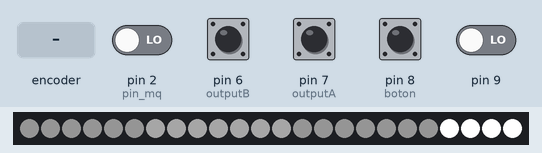
Bench run of a sketch on a simulated Arduino Uno, built with avr-gcc and run on an emulated ATmega328P. Shown: 24 RGB LEDs in strip order, left to right. Inputs (shaded band) come from the test bench; at power-on: pin 6 (outputB), pin 7 (outputA), pin 8 (boton) HIGH, pin 2 (pin_mq), pin 9 LOW. Random numbers use the default seed unless the sketch sets one; the audio player accepts every command and is not drawn.

Above: at 2.28 s.
2.3 s: pin 8 (boton) pulled LOW for 3.2 s
At 3.3 s:
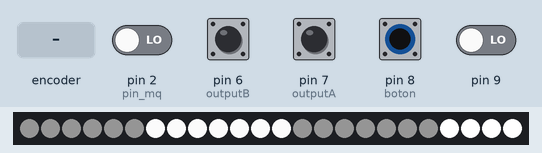
6.1 s: pin 8 (boton) pulled LOW for 1 s
7.7 s: pin 9 driven HIGH
At 8.4 s:
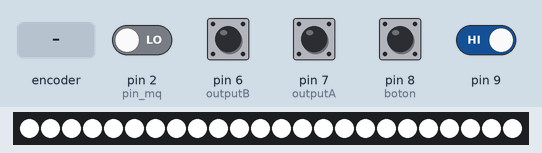
9.2 s: rotary encoder on pin 7 (outputA) / pin 6 (outputB) turned 3 steps (first pin leading)
12.8 s: rotary encoder on pin 7 (outputA) / pin 6 (outputB) turned 3 steps (first pin leading)
Timing chart, 0 to 15.8 s (numbered marks = the images above; inputs shaded):
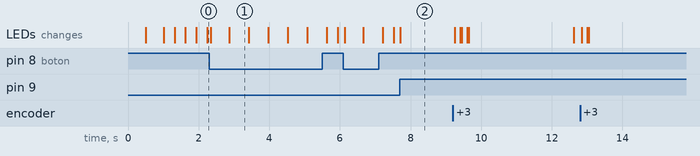

The sketch:

Viaje_Tiempo.ino
```cpp
#define outputA 7
#define outputB 6
#define boton 8

#include "SoftwareSerial.h"
#include "DFRobotDFPlayerMini.h"

SoftwareSerial reproductor(4, 5); // RX, TX
DFRobotDFPlayerMini myDFPlayer;

int seleccion = 0;
int aState;
int aLastState;
int pin_mq = 2;
int j = 255;

bool hablando = false;
bool temporizador = false;
int tiempo =0;
long frase;

bool viajetiempo =false;
long temporizadorviaje;
int temporizadorviaje2 = 0;
long fraseviaje;


#include <Adafruit_NeoPixel.h>
#ifdef __AVR__
 #include <avr/power.h>
#endif
#define PIN        3
#define NUMPIXELS 24


Adafruit_NeoPixel pixels(NUMPIXELS, PIN, NEO_GRB + NEO_KHZ800);


void setup() {
 delay(500);
       pinMode (outputA,INPUT);
       pinMode (outputB,INPUT);
       pinMode (boton, INPUT_PULLUP);
       pinMode(pin_mq,INPUT);
     Serial.begin(9600);
       aLastState = digitalRead(outputA);

        pixels.begin(); // INITIALIZE NeoPixel strip object (REQUIRED)
        pixels.setBrightness(j);

        reproductor.begin(9600);


 if (!myDFPlayer.begin(reproductor)) {  //Use softwareSerial to communicate with mp3.

    while(true){

    }
  }
  myDFPlayer.volume(100);

}

void loop() {


    frase = random(10, 36);
    fraseviaje = random(2, 6);

//--USO DEL POTENCIÓMETRO
    aState = digitalRead(outputA);
    if (aState != aLastState)
     {
        if (digitalRead(outputB) != aState){
            seleccion +=1;
            temporizador=true;
        }else{
            seleccion -=1;
            temporizador=true;
     }
     }
    aLastState = aState;

//-------------------------

if(viajetiempo==false){
   pixels.setPixelColor(20, pixels.Color(255, 255, 255));
    pixels.setPixelColor(21, pixels.Color(255, 255, 255));
     pixels.setPixelColor(22, pixels.Color(255, 255, 255));
    pixels.setPixelColor(23, pixels.Color(255, 255, 255));
if (hablando==false){
  estatico();
}
if (hablando == true){
  habla();
}
}

if(seleccion<0){
  seleccion=0;
}
if(seleccion>10){
 seleccion=10;
}
if(temporizador==true){
  tiempo++;
}
if(tiempo>2000){
  tiempo=0;
  temporizador=false;
}


int estado = digitalRead(boton);
boolean play_state = digitalRead(9);

//--SELECTOR DE FUNCIONES
if(tiempo>1 && tiempo<2000){
  if(seleccion == 0){ //--BENDER HABLA
   pixels.setPixelColor(12, pixels.Color(196, 4, 195));
}
 if(seleccion == 2){ //--VIAJE EN EL TIEMPO
   pixels.setPixelColor(11, pixels.Color(6, 102, 155));
}
 if(seleccion == 4){
   pixels.setPixelColor(10, pixels.Color(3, 255, 102));
}
 if(seleccion == 6){
   pixels.setPixelColor(9, pixels.Color(253, 255, 3));
}
 if(seleccion == 8){
   pixels.setPixelColor(8, pixels.Color(255, 144, 13));
}
 if(seleccion == 10){
   pixels.setPixelColor(7, pixels.Color(255, 16, 16));
}
}

if (estado==LOW){
  if(seleccion==0){ //SI SELECCIONAMOS EL HABLA
  myDFPlayer.play(frase);
  delay(500);
  }

  if(seleccion==2){ //SI SELECCIONAMOS EL VIAJE EN EL TIEMPO
  myDFPlayer.play(1);
  delay(3000);
  viaje_tiempo();
  viajetiempo=true;
  }

}
//-------------------

if(play_state ==  HIGH ){
  hablando=false;
}else{
  if(seleccion == 0){
  hablando=true;
  }
}


//--VIAJES EN EL TIEMPO
if( temporizadorviaje2 >= temporizadorviaje){
  viajetiempo=false;
  temporizadorviaje2=0;
}
if(viajetiempo==true){
  temporizadorviaje2 += temporizadorviaje/20;
}

//--------------------

//--ALCOHOLÍMETRO-----
 boolean mq_estado = digitalRead(pin_mq);
 if (mq_estado){ //si no detecta alcohol

  }
  else { //si detecta alcohol

  }
//--------------------

  pixels.show();   // Send the updated pixel colors to the hardware.
}


void habla(){

tiempo=0;

uint16_t i;

  for (i = 0; i < 6; i++) { //linea arriba
       pixels.show();
    pixels.setPixelColor(i, 20, 20, 20);
  }
  for (i = 6; i < 13; i++) { //linea media
       pixels.show();
    pixels.setPixelColor(i, j, j, j);
  }
   for (i = 13; i < 20; i++) { //linea abajo
       pixels.show();
    pixels.setPixelColor(i, 20, 20, 20);
  }

  if(j>0){j+=50;}   if(j>256){j=40;}

   temporizador=false;

}

void estatico (){

    pixels.setPixelColor(0, pixels.Color(255, 255, 255));
    pixels.setPixelColor(1, pixels.Color(255, 255, 255));
    pixels.setPixelColor(2, pixels.Color(255, 255, 255));
    pixels.setPixelColor(3, pixels.Color(255, 255, 255));
    pixels.setPixelColor(4, pixels.Color(255, 255, 255));
    pixels.setPixelColor(5, pixels.Color(255, 255, 255));
    pixels.setPixelColor(6, pixels.Color(255, 255, 255));
    pixels.setPixelColor(7, pixels.Color(255, 255, 255));
    pixels.setPixelColor(8, pixels.Color(255, 255, 255));
    pixels.setPixelColor(9, pixels.Color(255, 255, 255));
    pixels.setPixelColor(10, pixels.Color(255, 255, 255));
    pixels.setPixelColor(11, pixels.Color(255, 255, 255));
    pixels.setPixelColor(12, pixels.Color(255, 255, 255));
    pixels.setPixelColor(13, pixels.Color(255, 255, 255));
    pixels.setPixelColor(14, pixels.Color(255, 255, 255));
    pixels.setPixelColor(15, pixels.Color(255, 255, 255));
    pixels.setPixelColor(16, pixels.Color(255, 255, 255));
    pixels.setPixelColor(17, pixels.Color(255, 255, 255));
    pixels.setPixelColor(18, pixels.Color(255, 255, 255));
    pixels.setPixelColor(19, pixels.Color(255, 255, 255));

}

void viaje_tiempo(){


tiempo = 0;
 pixels.clear();
temporizador=false;

temporizadorviaje = random (20000,30000);


 for(int i=0; i<22; i++) { // For each pixel...
    pixels.setPixelColor(i, pixels.Color(3, 255, 102));
    pixels.show();   // Send the updated pixel colors to the hardware.
    delay(temporizadorviaje/20); // Pause before next pass through loop
  }

  myDFPlayer.play(fraseviaje);
  delay(3000);

}
```

Measured:
- what the display in image 1 shows lasts 0.5 s, from 2.9 s to 3.4 s
